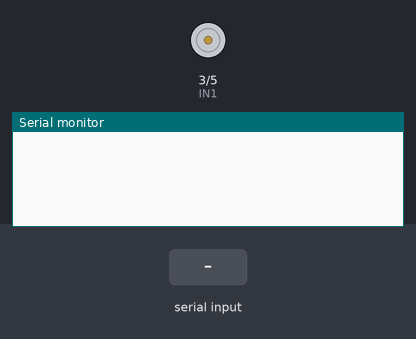
The sketch below on a simulated Arduino Uno, built with avr-gcc and run on an emulated ATmega328P. On the bench: motor-driver pin pairs drawn as motors (green arrow = first pin HIGH = forward, orange = second pin HIGH = backward, longer = more drive, scaled by the enable pin), the last lines printed to the serial monitor. The test bench sets the inputs (shaded band).

Above: at 1.2 s.
1.3 s: "1" received over Serial
At 3.1 s:
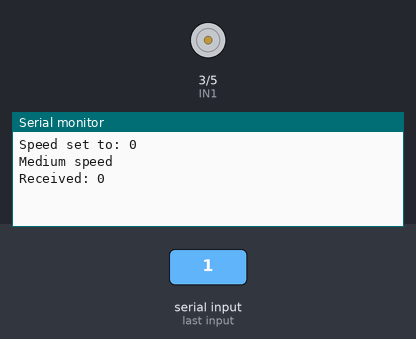
3.8 s: "0" received over Serial
At 4.81 s:
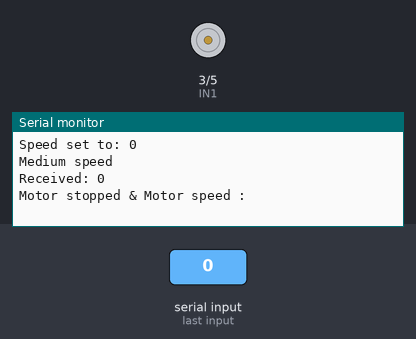
6.3 s: "2" received over Serial
At 7.31 s:
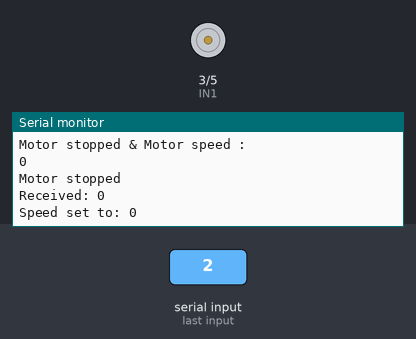

The sketch:

ArduinoCode.ino
```cpp
// Pin definitions
const int ENA = 6;  // PWM pin to control motor speed
const int IN1 = 3;   // Motor driver IN1 pin
const int IN2 = 5;  // Motor driver IN2 pin

String StrSpeed = ("");
int speed = 0;

void setup() {

  //define pinmodes
  pinMode(ENA, OUTPUT);
  pinMode(IN1, OUTPUT);
  pinMode(IN2, OUTPUT);

  //set serial
  Serial.begin(9600);
  //wait for set serial
  while(!Serial);

  //check arduino & python connection
  if(Serial.available()>0){
    char received = Serial.read();
    if(received == '1'){
      Serial.println("Received 1");
    }
  }
}

void loop() {

  //catch the gesture send by python
  if(Serial.available()>0){
    char gesture = Serial.read(); //python sent gesture serial
    StrSpeed = Serial.readString(); //python sent string speed
    speed = StrSpeed.toInt(); //string speed convert to int

    switch (gesture){

      case '1':  // Turn-On : Medium speed

        setMotorSpeed(speed); //set motor speed by arduino send value
        Serial.println("Medium speed");

        Serial.print("Received: "); //response to python
        Serial.println(speed);
        break;

      case '0':  // Thumb down: Stop the motor

        stopMotor(speed);
        Serial.println("Motor stopped");

        Serial.print("Received: "); //response to python
        Serial.println(speed);
        break;

      case '2':  // Speed Decreasing

        setMotorSpeed(speed);
        Serial.println("Decreasing Speed");

        Serial.print("Received: "); //response to python
        Serial.println(speed);
        break;

      case '3':  // Speed Increasing

        setMotorSpeed(speed);
        Serial.println("Increasing Speed");

        Serial.print("Received: "); //response to python
        Serial.println(speed);
        break;

      case '4':  // Specific Speed

        setMotorSpeed(speed);
        Serial.println("Specific Speed");

        Serial.print("Received: "); //response to python
        Serial.println(speed);
        break;

      default:
        Serial.println("Unknown gesture");
        break;
    }
  }

}

void setMotorSpeed(int speed) {
  if (speed >= 0 && speed <= 255) {  // Validate speed value
    digitalWrite(IN1, HIGH);
    digitalWrite(IN2, LOW);
    analogWrite(ENA, speed);
    Serial.print("Speed set to: ");
    Serial.println(speed);
  } else {
    Serial.println("Invalid speed value");
  }
}

void stopMotor(int speed) {
  digitalWrite(IN1, LOW);
  digitalWrite(IN2, LOW);
  analogWrite(ENA, speed);
  Serial.println("Motor stopped & Motor speed : ");
  Serial.println(speed);
}
```

Measured:
- after the input at 1.3 s, the serial monitor: prints a new line after 1.0 s (image 1)
- after the input at 3.8 s, the serial monitor: prints a new line after 1.0 s (image 2)
- after the input at 6.3 s, the serial monitor: prints a new line after 1.0 s (image 3)
